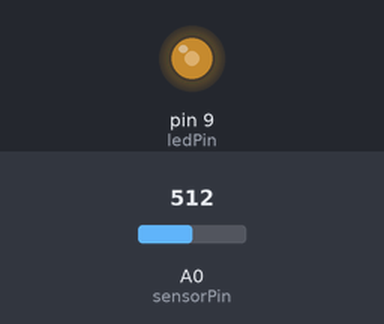
Recording of a sketch running on a simulated Arduino Uno, built with avr-gcc and run on an emulated ATmega328P. Parts: output pins drawn as LEDs (lit = HIGH). Inputs (shaded band) come from the test bench; at power-on: A0 (sensorPin) = 512.

Above: at 1.2 s.
1.3 s: A0 (sensorPin) set to 716
At 2.2 s:
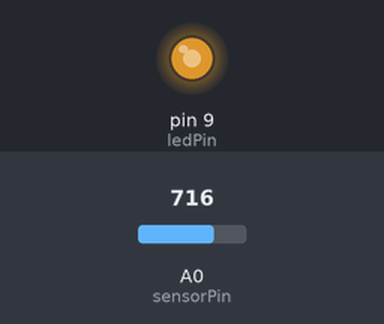
2.8 s: A0 (sensorPin) set to 900
At 3.4 s:
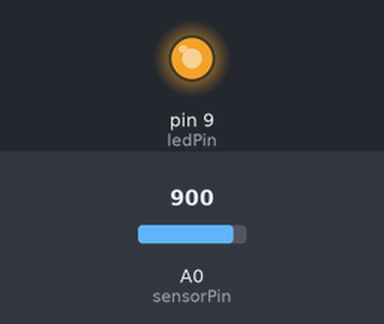
4.3 s: A0 (sensorPin) set to 122
At 5.5 s:
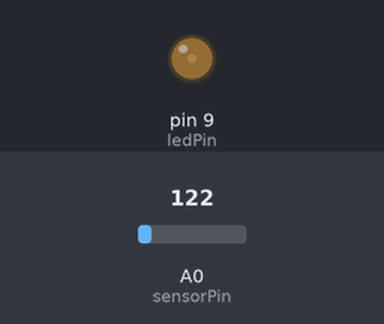
5.8 s: A0 (sensorPin) set to 0
At 6.9 s:
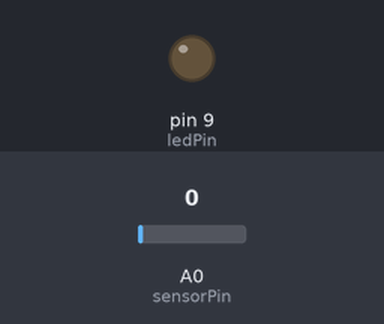
Timing chart, 0 to 8.3 s (numbered marks = the images above; inputs shaded):
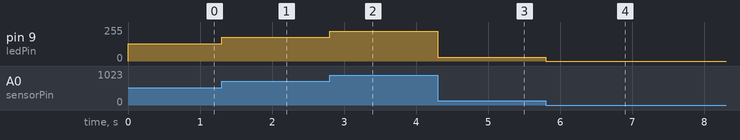

The sketch:

CIRC_08.ino
```cpp
/*
  Analog Input
*/
int sensorPin = 0;    // select the input pin for the potentiometer
int ledPin = 9;      // select the pin for the LED ( 9 or 13)
int sensorValue = 0;  // variable to store the value coming from the sensor
void setup() {
  // declare the ledPin as an OUTPUT:
  pinMode(ledPin, OUTPUT);
}

/*
// Control flash speed
void loop() {
  // read the value from the sensor:
  sensorValue = analogRead(sensorPin);
  // turn the ledPin on
  digitalWrite(ledPin, HIGH);
  // stop the program for milliseconds:
  delay(sensorValue);
  // turn the ledPin off:
  digitalWrite(ledPin, LOW);
  // stop the program for for milliseconds:
  delay(sensorValue);
}*/

/*
// Set a Threshold
void loop() {
  int threshold = 512;
  if(analogRead(sensorPin) > threshold){
    digitalWrite(ledPin, HIGH);
  }
  else{
    digitalWrite(ledPin, LOW);
  }
}*/

// Fader
void loop() {
  int value = analogRead(sensorPin) / 4;
  analogWrite(ledPin, value);
}
```

Measured:
- after the input at 1.3 s, pin 9 (ledPin): 128/255 → 179/255 at once
- after the input at 2.8 s, pin 9 (ledPin): 179/255 → 225/255 at once
- after the input at 4.3 s, pin 9 (ledPin): 225/255 → 30/255 at once
- after the input at 5.8 s, pin 9 (ledPin): 30/255 → 0/255 at once
